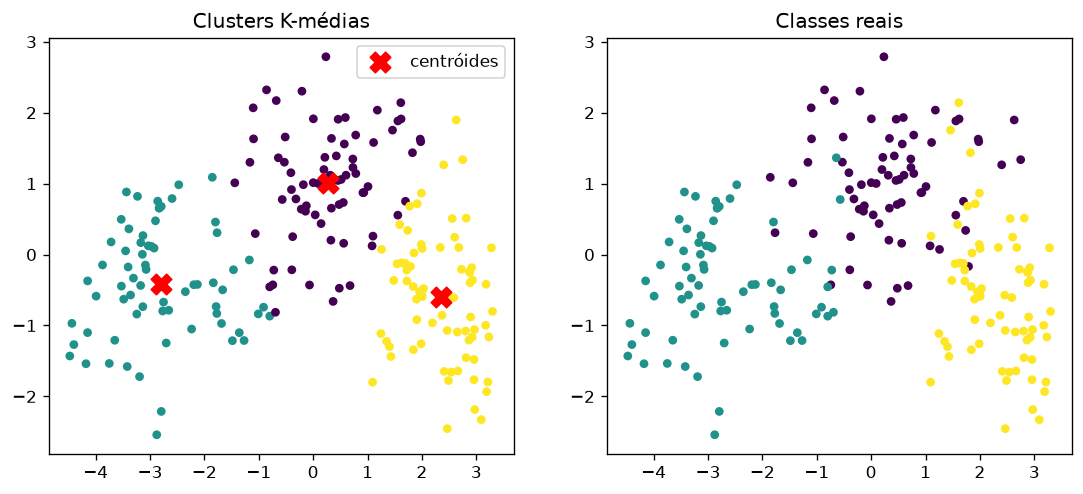

This figure's Python source:
"""K-médias (K-means) implementado do zero no dataset Seeds (UCI #236).

Usa apenas numpy, pandas e matplotlib (para o gráfico). Sem scikit-learn,
PyTorch ou TensorFlow.

Uso:  python kmeans_seeds.py
"""
from pathlib import Path

import numpy as np
import pandas as pd

DATA = Path(__file__).parent / "data" / "seeds_dataset.txt"
COLUNAS = ["area", "perimetro", "compacidade", "comp_grao",
           "larg_grao", "assimetria", "comp_sulco", "classe"]


def carregar():
    df = pd.read_csv(DATA, sep=r"\s+", header=None, names=COLUNAS)
    return df.drop(columns="classe").to_numpy(float), df["classe"].to_numpy(int)


def normalizar(X):
    """Z-score: evita que atributos de escala maior dominem a distância."""
    return (X - X.mean(axis=0)) / X.std(axis=0)


def distancias(X, C):
    """Distância euclidiana ao quadrado entre cada ponto e cada centróide."""
    return ((X[:, None, :] - C[None, :, :]) ** 2).sum(axis=2)


def kmeans_pp(X, k, rng):
    """Inicialização k-means++ (espalha os centróides iniciais)."""
    C = [X[rng.integers(len(X))]]
    for _ in range(1, k):
        d2 = distancias(X, np.array(C)).min(axis=1)
        C.append(X[rng.choice(len(X), p=d2 / d2.sum())])
    return np.array(C)


def kmeans(X, k, rng, max_iter=300, tol=1e-9):
    C = kmeans_pp(X, k, rng)
    for _ in range(max_iter):
        rot = distancias(X, C).argmin(axis=1)              # passo de atribuição
        novo = np.array([X[rot == j].mean(axis=0) if (rot == j).any()
                         else X[rng.integers(len(X))] for j in range(k)])  # atualização
        mov = np.abs(novo - C).max()
        C = novo
        if mov < tol:
            break
    d = distancias(X, C)
    return C, d.argmin(axis=1), d.min(axis=1).sum()        # inércia (SSE)


def melhor_de_n(X, k, n_init=20, seed=0):
    rng = np.random.default_rng(seed)
    return min((kmeans(X, k, rng) for _ in range(n_init)), key=lambda r: r[2])


def silhueta(X, rot):
    """Coeficiente de silhueta médio (implementação própria)."""
    D = np.sqrt(distancias(X, X))
    ks = np.unique(rot)
    s = np.zeros(len(X))
    for i in range(len(X)):
        mesmo = rot == rot[i]
        if mesmo.sum() == 1:
            continue
        a = D[i, mesmo].sum() / (mesmo.sum() - 1)
        b = min(D[i, rot == c].mean() for c in ks if c != rot[i])
        s[i] = (b - a) / max(a, b)
    return s.mean()


def acuracia_cluster(rot, classe):
    """Acurácia comparando cada cluster com a classe majoritária (pureza)."""
    return sum(np.bincount(classe[rot == c]).max() for c in np.unique(rot)) / len(rot)


def main():
    X, y = carregar()
    Xn = normalizar(X)

    print("== Método do cotovelo + silhueta ==")
    print(f"{'k':>2} {'inércia':>10} {'silhueta':>9}")
    for k in range(2, 9):
        _, rot, sse = melhor_de_n(Xn, k)
        print(f"{k:>2} {sse:>10.2f} {silhueta(Xn, rot):>9.3f}")

    print("\n== k=3 (o dataset tem 3 variedades: Kama, Rosa, Canadian) ==")
    C, rot, sse = melhor_de_n(Xn, 3)
    print(f"Inércia: {sse:.2f} | silhueta: {silhueta(Xn, rot):.3f}")
    print(f"Pureza vs. classes reais: {acuracia_cluster(rot, y):.3f}")
    print("Tabela cluster x classe real:")
    print(pd.crosstab(rot, y, rownames=["cluster"], colnames=["classe"]))
    print("\nCentróides (escala original):")
    Corig = C * X.std(axis=0) + X.mean(axis=0)
    print(pd.DataFrame(Corig, columns=COLUNAS[:-1]).round(3))

    try:
        import matplotlib
        matplotlib.use("Agg")
        import matplotlib.pyplot as plt
        # PCA simples via SVD só para visualização em 2D
        U, S, Vt = np.linalg.svd(Xn - Xn.mean(0), full_matrices=False)
        P, Pc = Xn @ Vt[:2].T, C @ Vt[:2].T
        fig, ax = plt.subplots(1, 2, figsize=(11, 4.5))
        for a, lab, t in zip(ax, (rot, y), ("Clusters K-médias", "Classes reais")):
            a.scatter(P[:, 0], P[:, 1], c=lab, cmap="viridis", s=18)
            a.set_title(t)
        ax[0].scatter(Pc[:, 0], Pc[:, 1], c="red", marker="X", s=150, label="centróides")
        ax[0].legend()
        out = Path(__file__).parent / "kmeans_seeds.png"
        fig.savefig(out, dpi=120, bbox_inches="tight")
        print(f"\nGráfico salvo em {out}")
    except ImportError:
        pass


if __name__ == "__main__":
    main()
